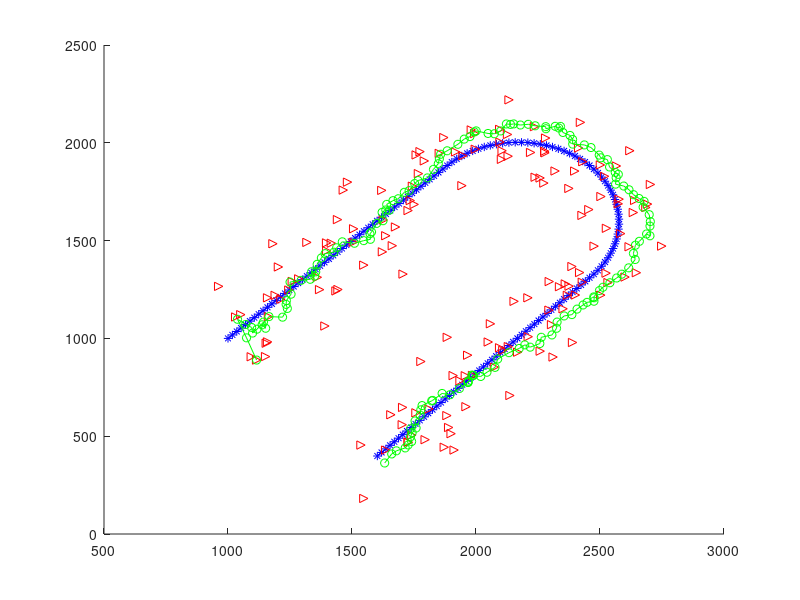

The MATLAB script that drew this image:
% Linear Kalman Filter Demo
% Jileil  2018-03-23
clc;clear;close all;
load trueTarget.mat
% All rights reserved
%% generate noisyMeasurement variable
% this section generates random noisy measurement variable
% set the covariance matrix
% Assume noise of X and Y are independent, so the non-diagnoal elements are zeros
% Sigma = [SigmaX^2 0;
%          0 SigmaY^2]
sigma = 100;
Sigma = [sigma^2 0;0 sigma^2]; 
% Initialize noisyMeasurement
noisyMeasurement = zeros(size(trueTarget));
noisyMeasurement(1,:) = trueTarget(1,:);
for i = 1:size(trueTarget,2)
    % Generate pseudo trueTarget 
    %randn is the random normal ditribution generator
    % get cholesky decomposition A = LL', L is a upper triangle matrix in matlab
    niu = chol(Sigma)*randn(2,1);
    % Znoisy = Ztrue + Noisy
    % Generate Noise Measurement 2
    noisyMeasurement(2:3,i) = trueTarget(2:3,i) + niu;
end
Z = noisyMeasurement(2:3,:);
clear Sigma sigma niu i;
%% Kalman Fliter implementation
h = figure;
set(h,'position',[100,100,800,800]);

% x0_: mean of x0, initialization of status vector
x0_ = [1000 1000 0 0]';
% P0 : the initialization of covariance matrix
P0 = [10000 0 0 0;
      0 10000 0 0;
      0  0  100 0;
      0  0  0 100];
% x0 is normal distributed as N(x0;x0_,P0)
%x0 = chol(P0)*randn(4,1) + x0_;
%x0 = x0_;
% Assume time interval T = 1
T = 1;
% ********************* CV Model **********************
% status transfer matrix in CV(constant-velocity) model as A or F:
% [I2 T*I2  =  [1 0 T 0
%  02 I2 ]     0 1 0 T
%              0 0 1 0
%              0 0 0 1]
A = [1 0 T 0;
     0 1 0 T;
     0 0 1 0;
     0 0 0 1];
% noisy transfer matrix in CV(constant-velocity) model as B or T:
% [0.5*T^2*I2 = [0.5T^2  0
%    T*I2]       0    0.5T^2
%                 T      0
%                 0      T]
B = [0.5*T^2    0;
       0     0.5*T^2;
       T        0;
       0        T;];
% process noise model
% the dynamic property or the instability of system increases with Q;
% when Q increases, the K gets bigger
pnsigma = 1;
processNoiseSigma = [pnsigma^2 0;0 pnsigma^2];
% this is Q
% noiseVector = chol(eye(2))*randn(2,1);
Q = B * processNoiseSigma * B';%[4*4] which is a constant under the Gaussian Assumption

H =  [1 0 0 0;
      0 1 0 0];
% 
xEstimate = zeros(4,151);
pEstimate = zeros(16,151);
xPredict = zeros(4,151);
zPredict = zeros(2,151);
innovation = zeros(2,151);
% initial_estimate= z0 + chol(p0_v)*rand(2,1)
a0 = [Z(:,1);chol([100 0;0 100])*rand(2,1)];
xEstimate(:,1) = a0;
pEstimate(:,1) = reshape(P0,16,1);
% under real circumstance, we don't know the pdf of measurement noise
sigma2 = 100;
R = [sigma2^2 0;0 sigma2^2];
for k = 2:151
    xPredict(:,k) = A * xEstimate(:,k - 1); % 1-step-ahead vector of state forecasts
    pPredict = A * reshape(pEstimate(: , k - 1),4 , 4) * A.' + Q; %[4 4] % 1-step-ahead covariance
    % 1-step-ahead vector of observation forecasts
    % zPredict = E[H(k+1)*X(K+1)+W(K+1)|Z^k], due to the assumption that
    % E[W(K+1)] = 0, zPredict can be simplified as:
    zPredict(:,k) = H * xPredict(:,k); 
    % 1-step-ahead estimated of observation covariance
    % R actually need to be calculated as Q
    Spredict = H * pPredict * H' + R; %[2 2]
    K = pPredict * H'/ Spredict; %[4 2]
    % observation innovation
    innovation(:,k) = Z(:,k) - zPredict(:,k); % innovation [2 1]
    xEstimate(:,k) = xPredict(:,k) + K * innovation(:,k); % [4 1]
    %pEstimate(:,k) = reshape(pPredict - K * Spredict * K',16 ,1); %[4 4]
    AA = eye(length(xEstimate(:,k))) - K * H;
    pEstimate_temp = AA * pPredict * AA.' + K * R * K.';
    pEstimate(:,k) = reshape(pEstimate_temp,16,1);
end
hold on;
plot(trueTarget(2,:),trueTarget(3,:),'b*-');

plot(Z(1,:),Z(2,:),'r>');
plot(xEstimate(1,:),xEstimate(2,:),'go-');